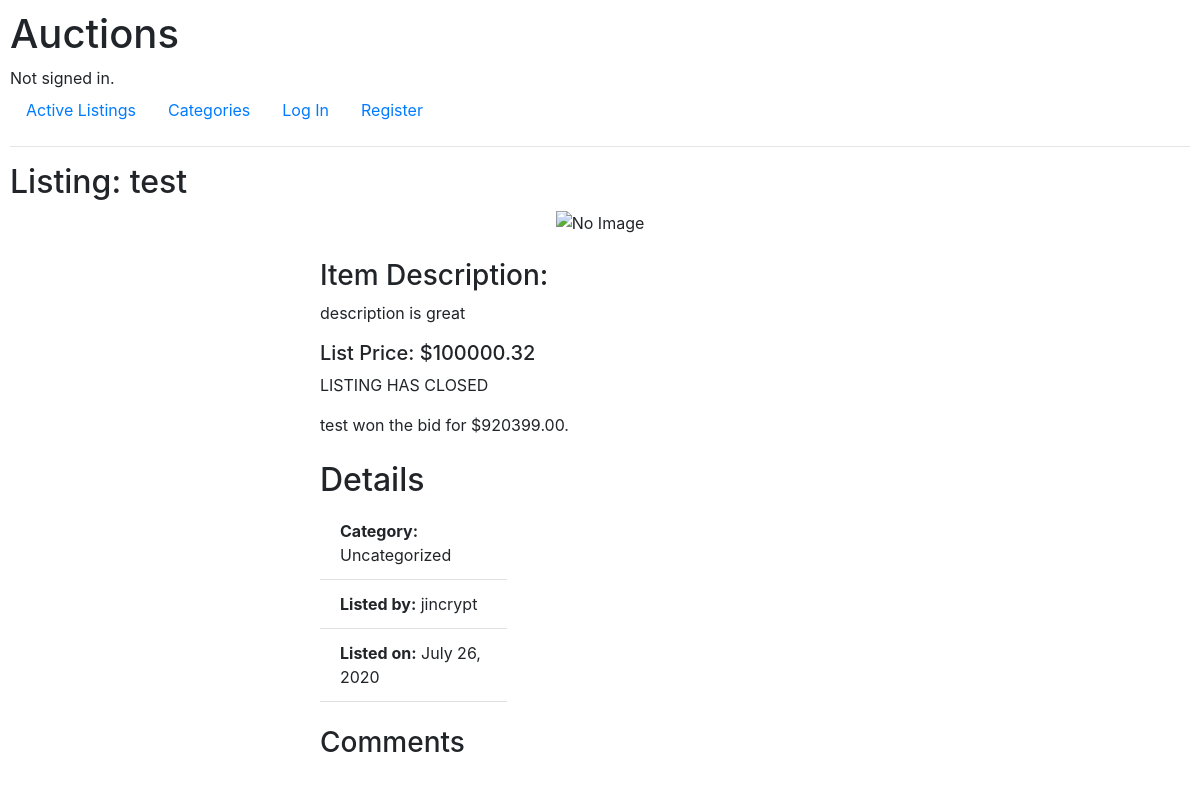
The app's page /listing/1/ with its own data.
### auctions/models.py (models this page shows, shortened)
class Listing(models.Model):
    title           = models.CharField(max_length=100)
    description     = models.CharField(max_length=500)
    date            = models.DateTimeField(auto_now_add=True)
    starting_price  = models.DecimalField(max_digits=11, decimal_places=2)                      # highest sold item in the world was 450million, so 11 digits should suffice
    owner           = models.ForeignKey(User, on_delete=models.CASCADE, related_name="owner")
    image           = models.URLField(blank=True) # Default max_length=200
    status          = models.BooleanField(default=True)
    category        = models.ForeignKey(Categories, null=True, related_name="listing_category", on_delete=models.SET_NULL)

class Bid(models.Model):
    user    = models.ForeignKey(User, on_delete=models.CASCADE, related_name="bid_user")
    listing = models.ForeignKey(Listing, on_delete=models.CASCADE, related_name="bid_listing")
    bid     = models.DecimalField(max_digits=11, decimal_places=2)

class User(AbstractUser):
    watchlist = models.ManyToManyField('Listing', blank=True, related_name="watchlist")

### auctions/views.py (the view)
# urls.py: path("listing/<int:listing_id>/", views.listing, name="listing"),
def listing(request,listing_id):
    try:
        listing = Listing.objects.get(id=listing_id)
        comment_form = CreateComment()
        alert = None
    except Listing.DoesNotExist:
        raise Http404("Listing not found.")
    if request.method == "POST":
        bid_form = CreateBid(request.POST)
        if bid_form.is_valid():
            bid = bid_form.cleaned_data['bid']
            if listing.bid_listing.all():
                highest_bid = listing.bid_listing.all().last().bid
            else:
                highest_bid = 0.00
            if bid <= highest_bid or bid < listing.starting_price:
                alert = "Bid is too low."
            else:
                Bid(bid=bid, user=request.user, listing=Listing.objects.get(id=listing_id)).save()
    else:
        bid_form = CreateBid()
    return render(request, "auctions/listing.html", {
        "listing": listing,
        "bids": listing.bid_listing.all().order_by('-bid'),
        "bid_form": bid_form,
        "alert": alert,
        "comment_form": comment_form,
        "comments": listing.comment_listing.all()
    })

### auctions/templates/auctions/listing.html (shortened to what this page needs)
{% extends "auctions/layout.html" %}
{% block body %}
<h2>Listing: {{ listing.title }}</h2>
<div class="col-md-6 container">
    <div class="text-center container mb-2">
    {% if listing.image %}
        <img src="{{ listing.image }}" alt="Listing Image" height=300>
    {% else %}
        <img src="https://makitweb.com/demo/broken_image/images/noimage.png" alt="No Image" height=300>
    {% endif %}
    </div>
    <h3 class="mt-4">Item Description:</h3>
    <p class="text-justify text-wrap">{{ listing.description }}</p>
    <h5>List Price: ${{ listing.starting_price }}</h5>
{% if listing.status == True %}
    {% if bids %}
    <h3>Current Bid: ${{ bids.first.bid }}</h3>
    {% endif %}
    <p>There are currently {{ bids.count }} bids.
        {% if bids.first.user == request.user %}
            Your bid is the current bid.
        {% endif %}
    </p>
    <!--
        Todo:
            Insert Bid Function, takes in bid value (If it's > starting price and highest bid)
            Takes in username
    -->
    {% if user.is_authenticated %}
        {% if request.user == listing.owner %}
            <form action="{% url 'close_listing' listing.id %}" method="POST">
                {% csrf_token %}
                <input type="submit" value="Close Listing">
            </form>
        {% else %}
            <form action="{% url 'listing' listing.id %}" method="POST">
                {% csrf_token %}
                {{ bid_form }}
                <input type="submit" value="Enter Bid">
                {% if alert %}
                    <p>{{ alert }}</p>
                {% endif %}
            </form>
        {% endif %}
    {% endif %}
{% else %}
    <p>LISTING HAS CLOSED</p>
    {% if bids %}
        {% if bids.first.user == user %}
            <p>Congratulations! You won this listing.</p>
        {% else %}
            <p>{{ bids.first.user}} won the bid for ${{ bids.first.bid }}.</p>
        {% endif %}
    {% else %}
        <p>There were no bidders. Item is no longer being sold.</p>
    {% endif %}
{% endif %}
        <h2 class="mt-4">Details</h2>
        <ul class="list-group list-group-flush">
            <li class="list-group-item col-md-4"><b>Category:</b>
                {% if listing.category is None %}
                    Uncategorized
                {% else %}
                    {{ listing.category }}
                {% endif %}
            </li>
            <li class="list-group-item col-md-4"><b>Listed by:</b> {{ listing.owner }}</li>
            <li class="list-group-item col-md-4"><b>Listed on:</b> {{ listing.date|date:"N d, Y" }}</li>
        </ul>
        <h3 class="mt-4">Comments</h3>
</div>
{% endblock %}

### auctions/static/auctions/styles.css (style rules this page uses)
body { padding: 10px; }

### records on screen
Listing: title "test", description "description is great", starting_price "100000.32", owner "jincrypt", date "July 26, 2020"
Bid: first.user "test", first.bid "920399.00"
